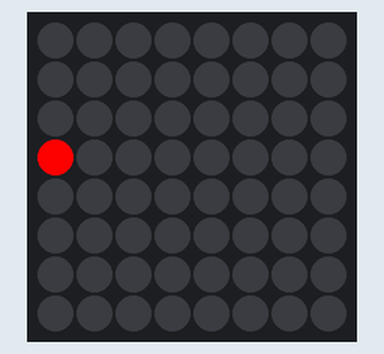
The program below on a simulated Raspberry Pi (BCM pin numbers) with a Sense HAT. Parts: the Sense HAT's 8×8 RGB LED matrix.

Above: at 0.1 s.
At 1.6 s:
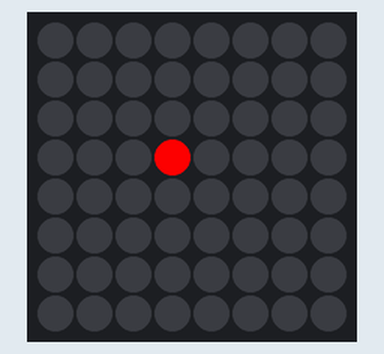
At 2.6 s:
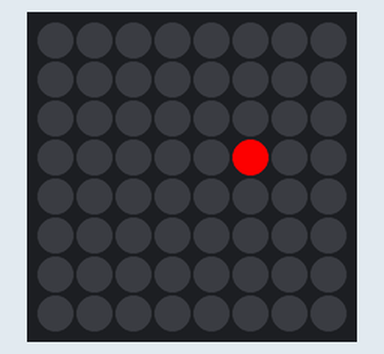
At 3.6 s:
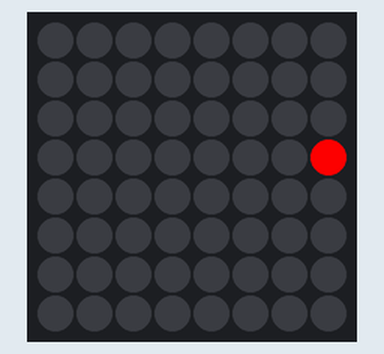
At 5.1 s:
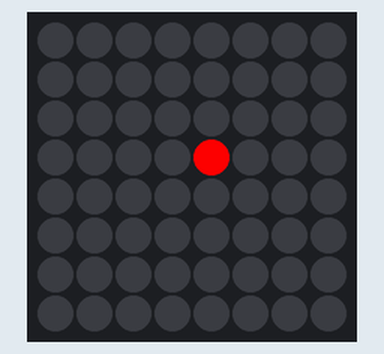
At 7.6 s:
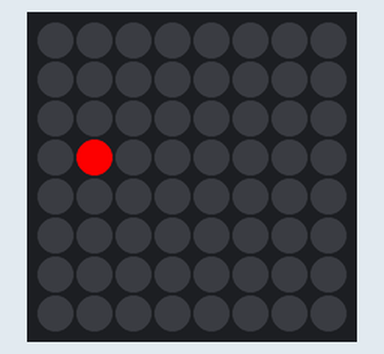

The program:

linie_06.py
```python
#!/usr/bin/python3

# Linien zeichnen
# ---------------

from sense_hat import SenseHat
from time import sleep

sense = SenseHat()
sense.clear()

#roter Punkt Mitte horizontal Ping-Pong
pos = 0
direction = 1
while True:
	sense.clear()
	sense.set_pixel(pos, 3, 255, 0, 0)
	pos += direction
	if pos > 7:
		pos = 6
		direction *= -1
	if pos < 0:
		pos = 1
		direction *= -1
	sleep(0.5)
```

Measured:
- by itself, everything shown: repeats every 7.0 s, in 14 steps
- what the display in image 1 shows lasts 0.5 s, from 1.5 s to 2.0 s
